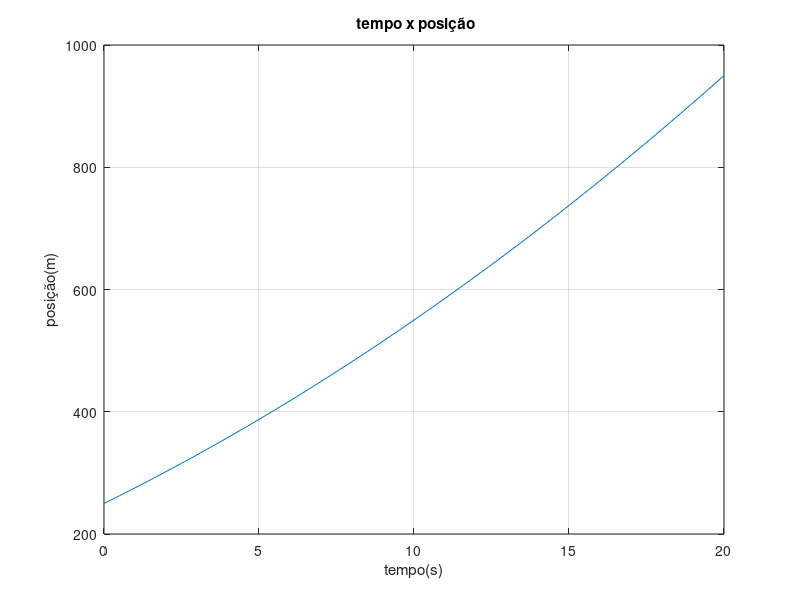
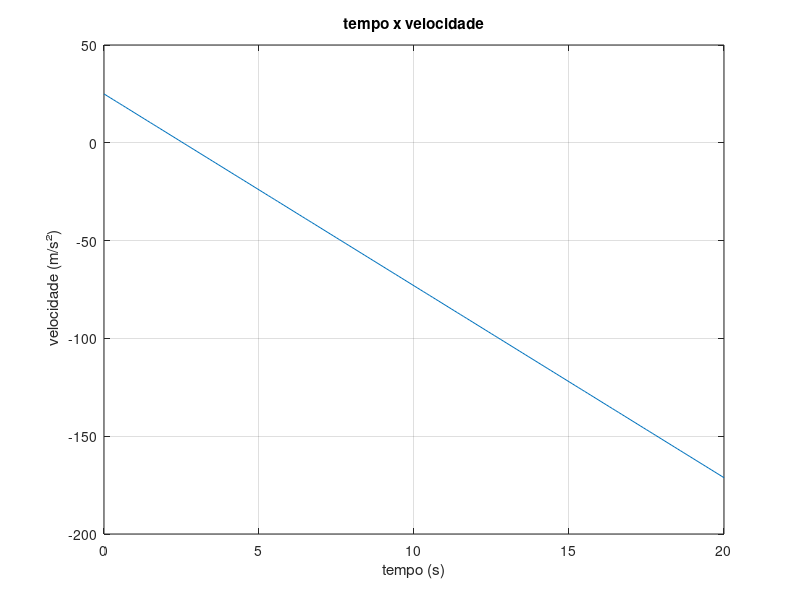

MATLAB code to generate these figures, in order:
% OFICINA INTRODUÇÃO AO MATLAB/OCTAVE PARA ENGENHARIA
% XXXI SIECOMP

% Este é o arquivo de modelo
%---------- Arquivo de exemplo 5.4------------------------
% Plot multiplo

clc;
clear all
close all

v0 = 25;
h0 = 250;
g = -9.81;
t = 0:0.1:20;

V = g.*t+v0;
H = 0.5*t.^2 + v0.*t + h0;

figure('name','deslocamento');
plot(t,H);
title(' tempo x posição');
xlabel('tempo(s)');
ylabel('posição(m)');
grid on;
axis

figure('name','velocidade');
plot(t,V)
title('tempo x velocidade');
xlabel('tempo (s)');
ylabel(' velocidade (m/s²)');
grid on

